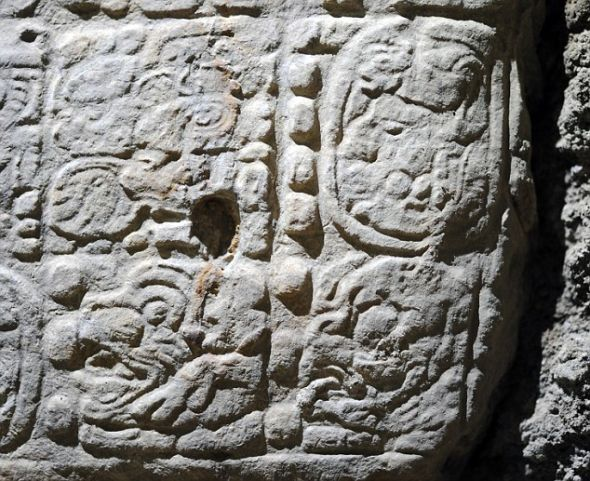
%> input picture 2A/L4_Filters_as_Templates/images/stone.jpg, 590 x 481 px
$ octave find_template_2D_quiz.m   (GNU Octave 9; MATLAB toolbox functions it lacks are replaced by stand-ins)
%> lines starting %> are read from the running program, lines starting %| are printed output that depends on the picture
### 2A/L4_Filters_as_Templates/find_template_2D.m
function [yIndex, xIndex]=find_template_2D(template, img)
    [yIndex, xIndex] = find_template_2D_ver_2(template, img);
end

% [9 lines left out: function find_template_2D_ver_1, not called in this run]

function [yIndex, xIndex] = find_template_2D_ver_2(template, img)
    res = normxcorr2(template, img);
    [yIndex, xIndex] = find(res == max(res(:)));
    yIndex = yIndex - size(template, 1) + 1;
    xIndex = xIndex - size(template, 2) + 1;
end

### 2A/L4_Filters_as_Templates/find_template_2D_quiz.m
% Test code:
tablet = imread('stone.jpg');
%> tablet is the input picture: size 481x590x3 uint8; mean R, G, B 126.5, 124.9, 121.1
tablet = rgb2gray(tablet);
%> tablet: size 481x590 uint8
imshow(tablet);

glyph = tablet(75:165, 150:185);
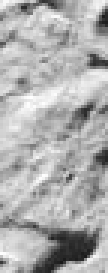
%> glyph: size 91x36 uint8 (shown 3 times larger); min 24, max 255, mean 174.4
imshow(glyph);

[y, x] = find_template_2D(glyph, tablet);
%> in find_template_2D_ver_2, `res = normxcorr2(template, img);`:
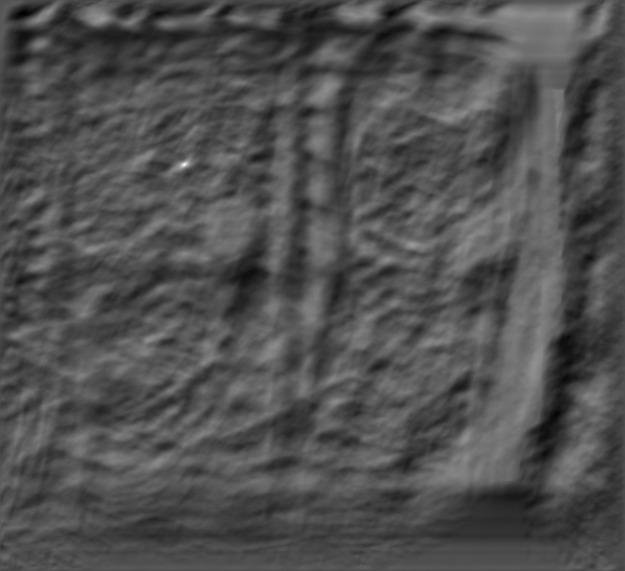
%> res: size 571x625 double; min -0.46, max 1, mean 2.29e-06; drawn with min black and max white
%> in find_template_2D_ver_2, `[yIndex, xIndex] = find(res == max(res(:)));`: yIndex = 165; xIndex = 185
%> in find_template_2D_ver_2, `yIndex = yIndex - size(template, 1) + 1;`: yIndex = 75
%> in find_template_2D_ver_2, `xIndex = xIndex - size(template, 2) + 1;`: xIndex = 150
%> in find_template_2D, `[yIndex, xIndex] = find_template_2D_ver_2(template, img);`: yIndex = 75; xIndex = 150
%> y = 75; x = 150
disp([y x]); % should be the top-left corner of template in tablet
%|     75   150
